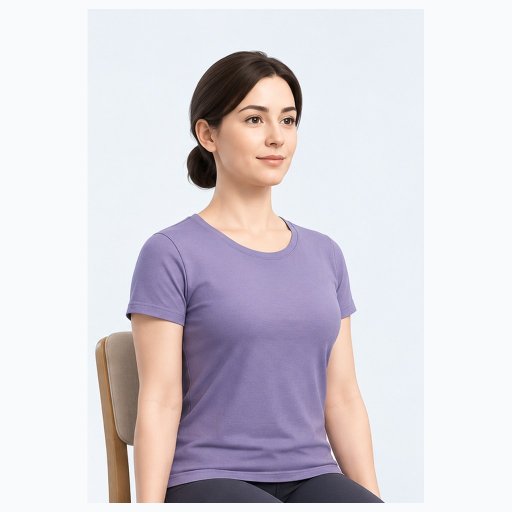
#> input picture assets/exercises/ELBOW_001/images/motion_01_extended_mid_safe.jpg, 1024 x 1024 px (shown at 1/2 size)
$ python -i asset_tools.py   (imports and definitions only)
#> lines starting #> are read from the running program, lines starting #| are printed output that depends on the picture; after the words box and inside, x2 and y2 are one past the last pixel; in counts of white or black regions, pixels touching at a corner belong together
#> further down, picture is the input picture: PIL image 1024x1024 RGB; mean R, G, B 216.1, 211.1, 217.6
#!/usr/bin/env python3
"""Shared helpers for the image-asset scripts.

check_assets.py, make_previews.py and build_review_sheet.py all need the same
two things: the frame list an exercise declares, and where the drawn subject
actually sits inside a PNG. Keeping that in one place means the safe-area
check and the preview crop can never disagree about what "the content" is.

Pillow is imported lazily: reading the library needs no image support, so a
machine without Pillow can still run the parts that only read YAML.
"""
from __future__ import annotations

import sys
from dataclasses import dataclass, field
from pathlib import Path
from typing import Any

import yaml

# These scripts are CLI-only and print exercise titles and file paths. A
# Windows console in a legacy code page cannot encode every character in the
# data, and a report must not die on one arrow: replace instead of raising.
# [2 lines not run here, left out]

ROOT = Path(__file__).resolve().parents[1]
DATA = ROOT / "data"

LOCALE = "uk"

# The home screen's body artwork, declared in this file so the checker and
# the app cannot drift apart.
BODY_MAP_SPEC = "data/ui/body_map/body_hotspots.yaml"

# docs/IMAGE_ASSET_SPEC.md 2: a raster body map should be portrait and at
# least this tall; SVG is preferred once the style is settled.
BODY_MAP_MIN_HEIGHT = 1200

# How far a declared content_rect may sit from the measured one before it is
# an error, as a fraction of the artwork. A couple of pixels is rounding; more
# than that means the artwork changed and the hotspots moved with it.
CONTENT_RECT_TOLERANCE = 0.004

HOME_SCREEN_SPEC = "data/ui/home/home_screen.yaml"

# docs/IMAGE_ASSET_SPEC.md 3: key body parts stay inside the central ~90%.
SAFE_AREA = 0.90

PILLOW_HINT = "pip install -r tools/requirements.txt  (Pillow is needed to inspect images)"


def load_yaml(path: Path) -> Any:
    return yaml.safe_load(path.read_text(encoding="utf-8"))


@dataclass
class Frame:
    id: str
    file: str
    pose: str = ""
    alt_text: str = ""
    validation_points: list[str] = field(default_factory=list)

    @property
    def path(self) -> Path:
        return ROOT / self.file

    @property
    def name(self) -> str:
        return Path(self.file).name


@dataclass
class ExerciseAssets:
    id: str
    title: str
    source: str
    zone: str
    clinical_status: str
    folder: str
    frames: list[Frame]
    required: list[str]
    optional: list[str]
    width_px: int
    height_px: int
    master_format: str

    # What the artist delivers is not what the app bundles: PNG masters,
    # JPEG in the build (scripts/build_artwork.py).
    delivery_format: str
    transparent_preferred: bool
    preview_file: str | None
    preview_source_frame_id: str | None
    validation: dict[str, Any]

    @property
    def folder_path(self) -> Path:
        return ROOT / self.folder

    # [93 lines left out: functions frame_by_id, load_library, _read_exercise, pubspec_asset_dirs, is_bundled, require_pillow and 1 more, not called in this run]


def content_bbox(image) -> tuple[int, int, int, int] | None:
    """Where the drawn subject sits, as (left, top, right, bottom).

    Transparent images give an exact answer from the alpha channel. For opaque
    ones the flat background is inferred from the four corners, which is what
    the briefs ask for ("plain neutral light background"). Returns None for an
    image with no content at all.
    """
    from PIL import Image, ImageChops  # noqa: PLC0415

    if "A" in image.getbands():
        alpha = image.getchannel("A")
        if alpha.getextrema()[0] < 255:
            return alpha.getbbox()

    rgb = image.convert("RGB")
    width, height = rgb.size
#> width = 1024; height = 1024
    corners = [
        rgb.getpixel((0, 0)),
        rgb.getpixel((width - 1, 0)),
        rgb.getpixel((0, height - 1)),
        rgb.getpixel((width - 1, height - 1)),
    ]
#> corners = [(249, 250, 252), (249, 250, 252), (249, 250, 252), (249, 250, 252)]
    background = tuple(sorted(channel)[len(channel) // 2] for channel in zip(*corners))
#> background = (249, 250, 252)
    flat = Image.new("RGB", rgb.size, background)
    # 24 out of 255 per channel: tolerant of soft-lit gradients in the
    # background, still catching a limb against a light wall.
    mask = ImageChops.difference(rgb, flat).convert("L").point(
        lambda value: 255 if value > 24 else 0
    )
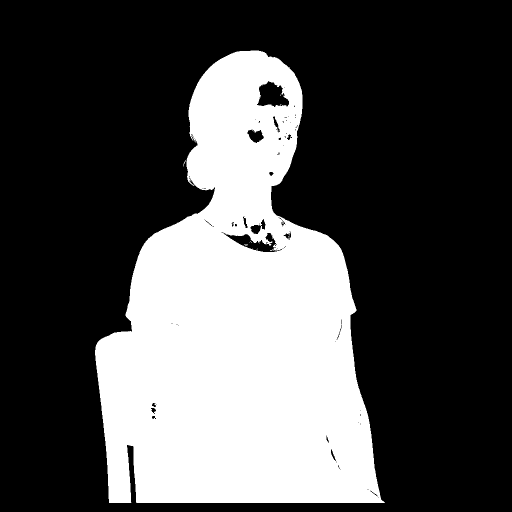
#> mask: PIL image 1024x1024 L (shown at 1/2 size); 31.1% white; 16 white regions (15 under 20 px), largest, box (x1, y1, x2, y2) and area: (190, 101, 770, 1006) 326311
    return mask.getbbox()


# [15 lines left out: function safe_area_overflow, not called in this run]

>>> from PIL import Image
>>> picture = Image.open('../assets/exercises/ELBOW_001/images/motion_01_extended_mid_safe.jpg')
>>> result = content_bbox(picture)
#> result = (190, 101, 770, 1006)

$ run again, on assets/exercises/ELBOW_001/images/setup_full_safe.jpg
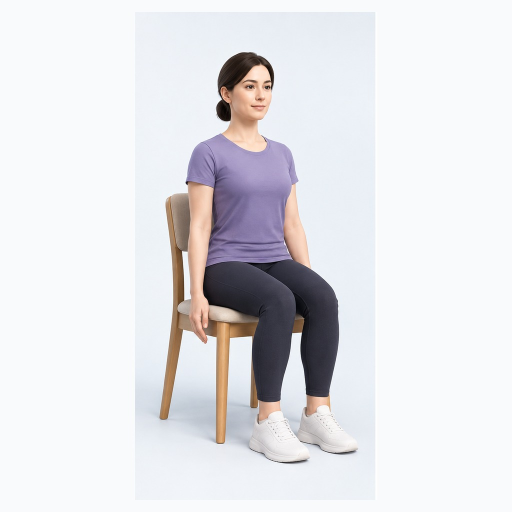
#> input picture assets/exercises/ELBOW_001/images/setup_full_safe.jpg, 1024 x 1024 px (shown at 1/2 size)
#> picture is the input picture: PIL image 1024x1024 RGB; mean R, G, B 227.1, 226.4, 229.9
#> corners = [(249, 250, 252), (249, 250, 252), (249, 250, 252), (249, 250, 252)]
#> background = (249, 250, 252)
#> in content_bbox, `mask = ImageChops.difference(rgb, flat).convert("L").point( lambda val..`:
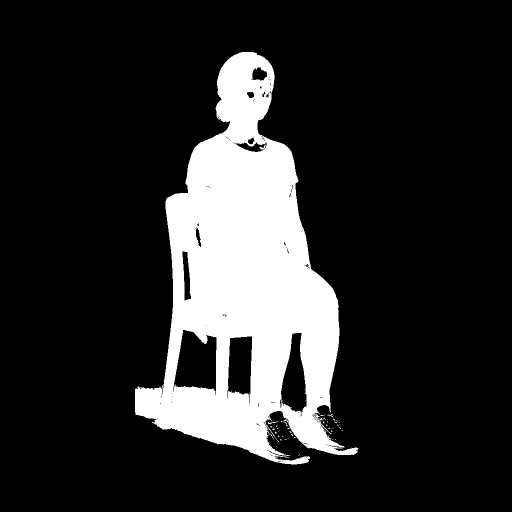
#> mask: PIL image 1024x1024 L (shown at 1/2 size); 16.7% white; 78 white regions (75 under 20 px), largest, box (x1, y1, x2, y2) and area: (270, 104, 717, 929) 175064, (536, 842, 558, 848) 40, (562, 842, 574, 848) 20
#> result = (270, 104, 717, 929)
